Frame 1 (no input): blank canvas, image omitted
Frame 60 (no input): blank canvas, image omitted
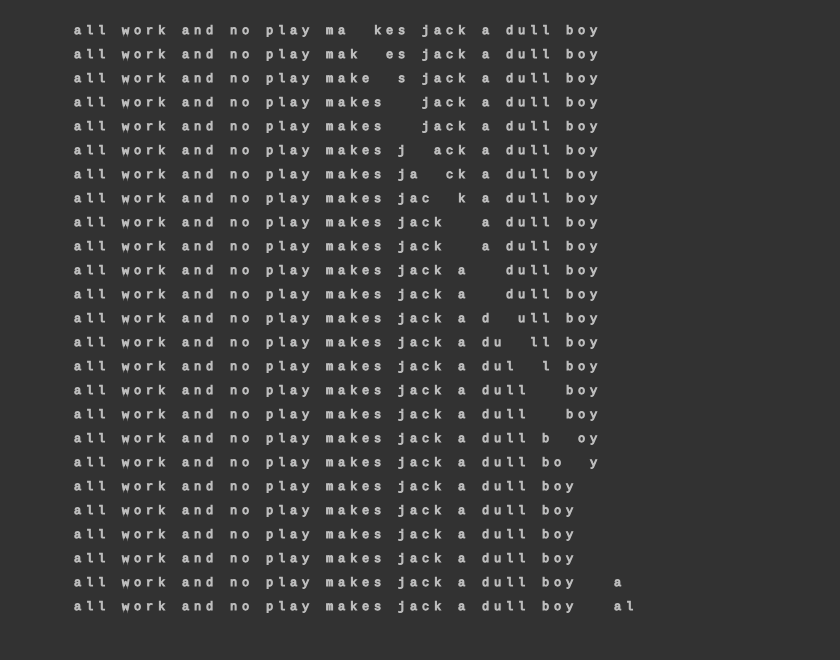
Frame 120 (the mouse pressed at the canvas centre since frame 60)

The p5.js sketch whose frames 1 and 60 were blank and that drew this single picture after the mouse press (run headless with seeded random() and noise() and a simulated clock; from frame 60 on, the mouse is pressed at the canvas centre):

// p5.js sketch
// ── sketch.js
var grid = [];
var grid_steps = 50;
var t = 0.0;
var t_1 = -1.0; // memory
// assign rule set here
var ruleset_dec = 30;

var cell_scale = 12;

// decimal to array of bits in boolean
function dec2array(dec_num){
	
	// array of bits in boolean
	var arr = [];

	// to string
	var base2 = (dec_num).toString(2);

	// iterate string
	for(var j=0;j<base2.length;j++){
		arr.push(boolean(int(base2[j])));
	}

	arr_len = arr.length;
	// prepend zeros
	for(var j=0;j<8-arr_len;j++){
		arr.unshift(false);
	}

	return arr;
}

function array2dec(arr){
	var dec = 0;

	for(var i=arr.length-1;i>=0;i--){
		dec += int(arr[i]) * pow(2,arr.length-i-1);
	}

	return dec;
}

function array2string(arr){
	var arr_str = '';
	for(var i=0;i<arr.length;i++){
		arr_str += str(int(arr[i]));
	}
	return arr_str;
}

function setup(){
	
	//cell_scale = 10;

	createCanvas(70*cell_scale, 55*cell_scale);
	background(50);

	//renderRule(70);
}

function renderRule(rulenum){

	ruleset = dec2array(rulenum);
	background(50);
	translate(50,10);

	// the parent row
	grid = new Grid(init_cells(grid_steps), 1, cell_scale);
	grid.render_text();

	// create 100 generations
	for(var i=0;i<grid_steps;i++){
		// get next gen
		grid = grid.next_gen(ruleset);
		// display
		//grid.show();
		grid.render_text();
	}


}

function random_cells(len){
	var cells = [];
	for(var i=0;i<len;i++){
		cells.push(Math.random() >= 0.5);
	}
	return cells;
}

function init_cells(len){
	var cells = new Array(len).fill(false);
	cells[len/2] = true;
	return cells;
}

function draw(){
	
	
	// reset time
	if(t>255){
		t=0;
	}

	if(int(t_1) != int(t)){
		renderRule(t);
		t_1 = t;
	}

	/*
	// ruleset - incremented every frame (not exactly)
	ruleset = dec2array(int(t));
	background(50);
	translate(50,20);

	// the parent row
	grid = new Grid(init_cells(grid_steps),1);
	grid.show();

	// create 100 generations
	for(var i=0;i<100;i++){
		// get next gen
		grid = grid.next_gen(ruleset);
		// display
		grid.show();
	}

	// add text to show ruleset number
	textSize(64);
	push();
	fill(0, 102, 153);
	stroke(0,102,153);
	text(str(int(t)), 200, 575);
	pop();
	*/
	// time increment
	t+=0.01;
	
}


// ── grid.js
function Grid(cells, generation, cell_scale){

	this.text = " all work and no play makes jack a dull boy ";
	// cells
	this.cells = cells;
	this.generation = generation;
	// scale
	this.cell_scale = cell_scale;
	// create next generation
	this.next_gen = function(ruleset){
		//return new Grid(this.cells, this.generation + 1);

		// next gen cells
		var n_cells = [];
		n_cells.push(cells[0]);

		// iterate through cells
		for(var i=1;i<cells.length -1;i++){
			// convert bit arrays to decimal
			neighborhood = cells[i-1] << 2 | cells[i] << 1 | cells[i+1];
			// fill in next gen
			n_cells.push(ruleset[ruleset.length - neighborhood -1]);
		}
		n_cells.push(cells[cells.length -1]);

		return new Grid(n_cells, this.generation +1, this.cell_scale);
	}

	

	this.show = function(){
		stroke(190);
		for(var i=0;i<cells.length;i++){
			if(cells[i]){
				rect(5*i,5*generation,5,5)
			}
		}
		

	}

	this.render_text = function(){
		push();
		stroke(190);
		fill(190);
		textSize(this.cell_scale);
		textFont("Courier New");
		var text_idx = 0;
		for(var i=0;i<cells.length;i++){
			if(cells[i]){
				//rect(5*i,5*generation,5,5)
				
				if(text_idx >= this.text.length){
					text_idx = 0;
				}
				else{
					text(str(this.text[text_idx]), this.cell_scale*i, this.cell_scale*generation);
					text_idx++;
				}
			}
		}
		pop();		
	}
}
